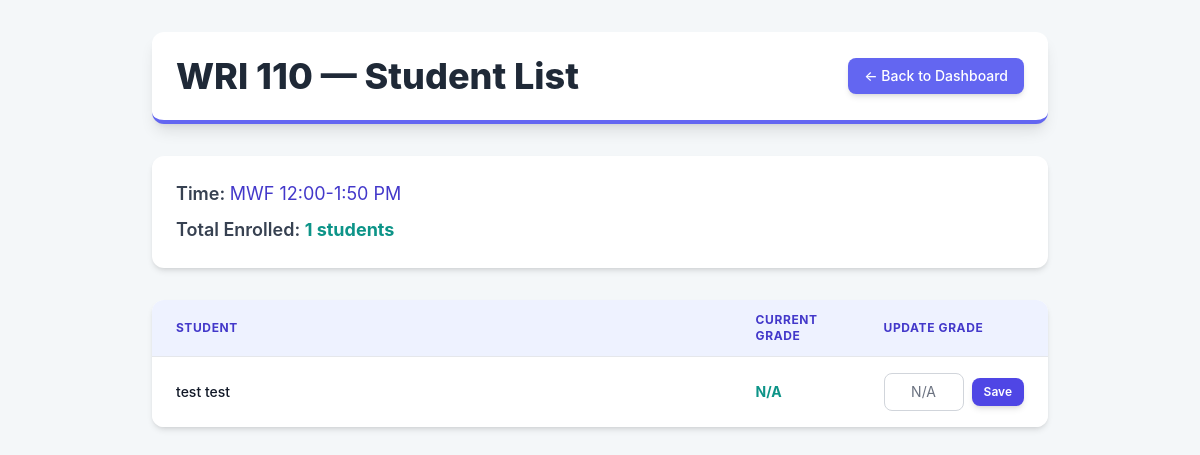
The app's page /teacher/course/3 (signed in) with its own data.
### models.py (models this page shows, shortened)
class Course(db.Model):
    id = db.Column(db.Integer, primary_key=True)
    name = db.Column(db.String(64))
    max_students = db.Column(db.Integer)
    cur_students = db.Column(db.Integer)
    time = db.Column(db.String(32))
    teacher_id = db.Column(db.Integer, db.ForeignKey("user.id"))
    teacher = db.relationship("User", back_populates="courses_taught")
    enrollments = db.relationship("Enrollment", back_populates="course")

class Enrollment(db.Model):
    id = db.Column(db.Integer, primary_key=True)
    student_id = db.Column(db.Integer, db.ForeignKey("user.id"))
    course_id = db.Column(db.Integer, db.ForeignKey("course.id"))
    grade = db.Column(db.String(4))
    student = db.relationship("User", back_populates="enrollments")
    course = db.relationship("Course", back_populates="enrollments")

class User(db.Model):
    id = db.Column(db.Integer, primary_key=True)
    username = db.Column(db.String(64), unique=True, nullable=False)
    realname = db.Column(db.String(64), unique=False, nullable=False)
    password_hash = db.Column(db.String(128))
    user_type = db.Column(db.String(16))  # student / teacher / admin
    enrollments = db.relationship("Enrollment", back_populates="student")
    courses_taught = db.relationship("Course", back_populates="teacher")

### app.py (the view)
@app.route("/teacher/course/<int:course_id>")
def teacher_course_detail(course_id):
    if not g.user or g.user.user_type != "teacher":
        return redirect("/login")
    course = Course.query.get(course_id)
    if not course or course.teacher_id != g.user.id:
        return redirect("/teacher")
    enrollments = Enrollment.query.filter_by(course_id=course.id).join(User).all()
    return render_template(
        "teacher_course_detail.html",
        course=course,
        enrollments=enrollments
    )

### app.py (called while the page is built)
@app.before_request
def load_user():
    g.user = None
    if "user_id" in session:
        g.user = User.query.get(session["user_id"])

### templates/teacher_course_detail.html (shortened to what this page needs)
<!DOCTYPE html>
<html lang="en">
<head>
    <script src="https://cdn.tailwindcss.com"></script>
</head>
<body class="min-h-screen p-8">
<div class="max-w-4xl mx-auto">
    <header class="mb-8 p-6 bg-white rounded-xl shadow-lg border-b-4 border-indigo-500 flex justify-between items-center">
        <h1 class="text-3xl md:text-4xl font-extrabold text-gray-800">
            {{ course.name }} — Student List
        </h1>
        <a href="/teacher"
           class="py-2 px-4 text-sm font-medium text-white bg-indigo-500 rounded-lg shadow-md
                  hover:bg-indigo-600 transition duration-150 ease-in-out focus:outline-none focus:ring-2
                  focus:ring-indigo-500 focus:ring-offset-2">
            &larr; Back to Dashboard
        </a>
    </header>
    <div class="bg-white p-6 rounded-xl shadow-md mb-8 space-y-2">
        <p class="text-lg text-gray-700 font-semibold">
            Time: <span class="font-normal text-indigo-700">{{ course.time }}</span>
        </p>
        <p class="text-lg text-gray-700 font-semibold">
            Total Enrolled: <span class="font-bold text-teal-600">{{ enrollments|length }} students</span>
        </p>
    </div>
    <section>
        {% if enrollments %}
            <div class="bg-white rounded-xl shadow-md overflow-hidden">
                <table class="min-w-full divide-y divide-gray-200">
                    <thead class="bg-indigo-50">
                        <tr>
                            <th scope="col" class="px-6 py-3 text-left text-xs font-bold text-indigo-700 uppercase tracking-wider">
                                Student
                            </th>
                            <th scope="col" class="px-6 py-3 text-left text-xs font-bold text-indigo-700 uppercase tracking-wider w-32">
                                Current Grade
                            </th>
                            <th scope="col" class="px-6 py-3 text-left text-xs font-bold text-indigo-700 uppercase tracking-wider w-40">
                                Update Grade
                            </th>
                        </tr>
                    </thead>
                    <tbody class="bg-white divide-y divide-gray-200">
                        {% for e in enrollments %}
                        <tr class="hover:bg-gray-50 transition duration-100">
                            <td class="px-6 py-4 whitespace-nowrap text-sm font-medium text-gray-900">
                                {{ e.student.realname }}
                            </td>
                            <td class="px-6 py-4 whitespace-nowrap text-sm font-bold text-teal-600">
                                {{ e.grade }}
                            </td>
                            <td class="px-6 py-4 whitespace-nowrap text-sm text-gray-500">
                                <form method="POST" action="/teacher/grade/{{ e.id }}" class="flex items-center space-x-2">
                                    <input type="text"
                                           name="grade"
                                           value="{{ e.grade }}"
                                           class="styled-input w-20 text-center"
                                           placeholder="Grade"
                                           maxlength="4">
                                    <button type="submit"
                                            class="flex-shrink-0 py-1.5 px-3 bg-indigo-600 text-white text-xs font-semibold rounded-lg shadow-md hover:bg-indigo-700 transition duration-150 ease-in-out">
                                        Save
                                    </button>
                                </form>
                            </td>
                        </tr>
                        {% endfor %}
                    </tbody>
                </table>
            </div>
        {% else %}
            <p class="text-gray-500 p-4 bg-white rounded-lg shadow-sm border-l-4 border-yellow-400">
                This course currently has no enrolled students.
            </p>
        {% endif %}
    </section>
</div>
</body>
</html>

### templates/teacher_course_detail.html (style rules this page uses)
body { font-family: 'Inter', sans-serif; background-color: #f4f7f9; }
.styled-input { border: 1px solid #d1d5db; border-radius: 0.5rem; padding: 0.5rem 0.75rem; width: 100%; transition: border-color 0.15s ease-in-out, box-shadow 0.15s ease-in-out; }

### records on screen
Course: name "WRI 110", time "MWF 12:00-1:50 PM"
Enrollment: student.realname "test test", grade "N/A"

### other values on screen
{{ enrollments|length }} "1"
